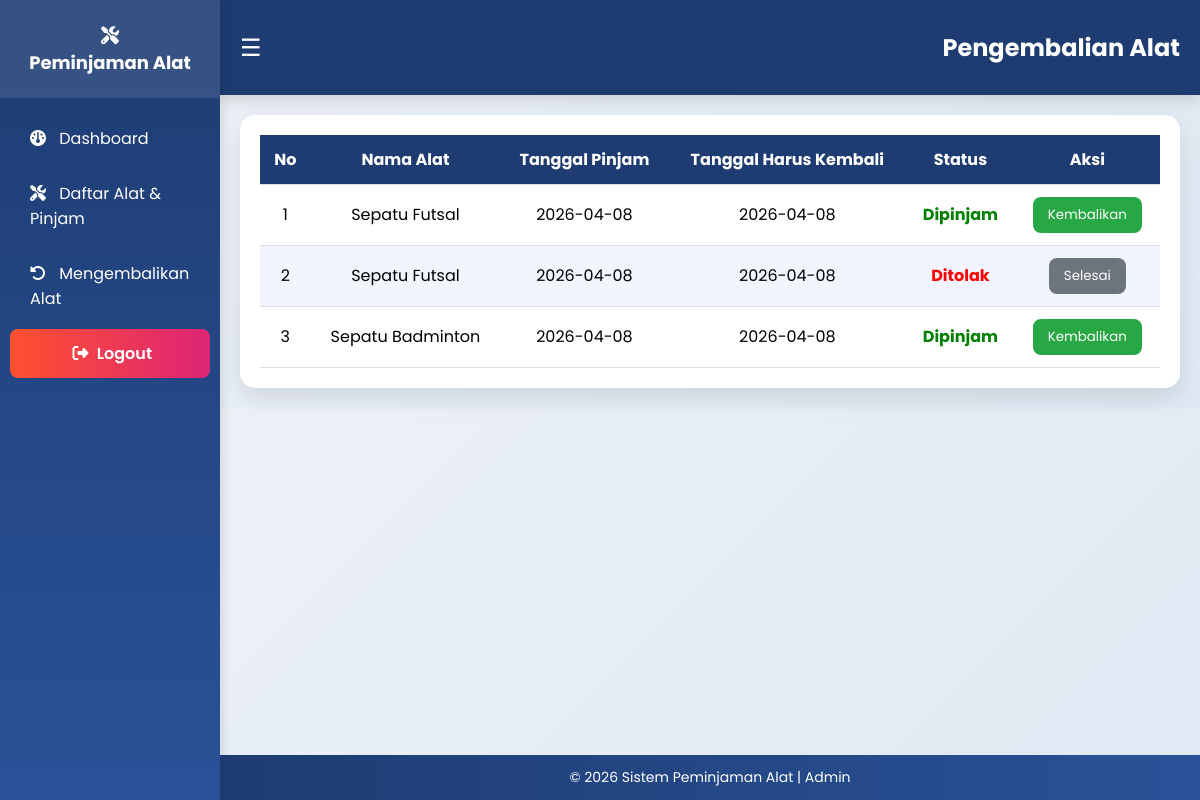
The app's page /views/peminjam/mengembalikan_alat.php (signed in), older data.
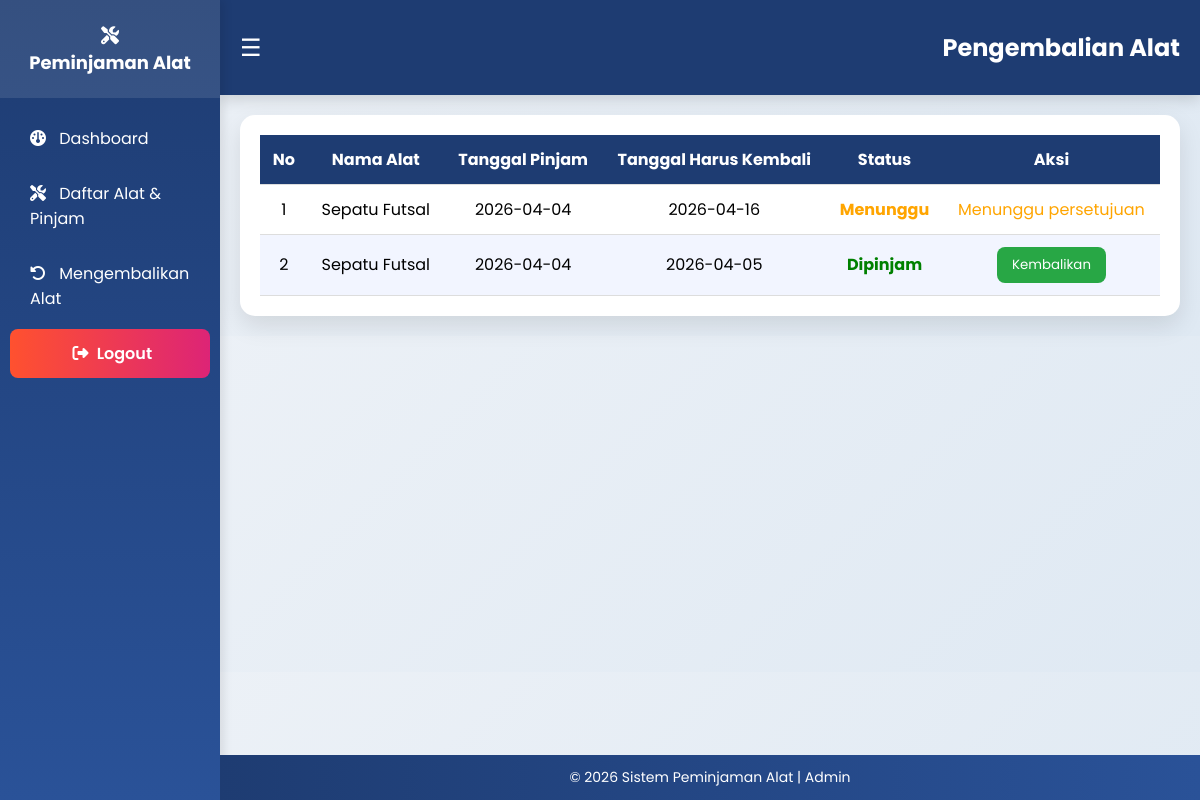
The same page, newer data.
### tables this page shows
CREATE TABLE `peminjaman` (
  `id_peminjaman` int NOT NULL,
  `id_user` int DEFAULT NULL,
  `id_alat` int DEFAULT NULL,
  `tgl_pinjam` date DEFAULT NULL,
  `tgl_kembali` date DEFAULT NULL,
  `tgl_persetujuan` date DEFAULT NULL,
  `status` enum('menunggu','disetujui','ditolak','dipinjam','dikembalikan','arsip') DEFAULT 'menunggu'
);

CREATE TABLE `alat` (
  `id_alat` int NOT NULL,
  `nama_alat` varchar(100) DEFAULT NULL,
  `id_kategori` int DEFAULT NULL,
  `stok` int DEFAULT NULL,
  `kondisi` enum('baik','rusak') DEFAULT NULL,
  `status` enum('tersedia','dipinjam','tidak tersedia') DEFAULT 'tersedia'
);

### models/m_koneksi.php (called while the page is built, shortened)
<?php
class m_koneksi{
    private $host = "localhost",
        $username = "root",
        $pass = "",
        $db = "ukk_1_muhamadfareski";
    function __construct() {
        $this->koneksi = mysqli_connect($this->host, $this->username, $this->pass, $this->db);
    }
}
?>

### controllers/c_pengembalian_user.php (called while the page is built, shortened)
<?php
include_once __DIR__ . '/../models/m_pengembalian_user.php';
class c_pengembalian_user {
    private $model;
    function __construct(){
        $this->model = new m_pengembalian_user();
    }
    public function index(){
        $id_user = $_SESSION['id_user'];
        return $this->model->get_peminjaman_user($id_user);
    }
}
?>

### models/m_pengembalian_user.php (called while the page is built, shortened)
<?php
include_once 'm_koneksi.php';
class m_pengembalian_user extends m_koneksi {
    public function get_peminjaman_user($id_user){
        $query = "
            SELECT
                p.id_peminjaman,
                p.id_user,
                p.id_alat,
                p.tgl_pinjam,
                p.tgl_kembali,
                p.tgl_persetujuan,
                p.status,
                a.nama_alat
            FROM peminjaman p
            JOIN alat a ON p.id_alat = a.id_alat
            WHERE p.id_user = '".mysqli_real_escape_string($this->koneksi, $id_user)."'
            AND p.status IN ('menunggu','dipinjam','ditolak')
        ";
        $result = mysqli_query($this->koneksi, $query);
        $data = [];
        while($row = mysqli_fetch_assoc($result)){
            $data[] = $row;
        }
        return $data;
    }
}
?>

### views/peminjam/mengembalikan_alat.php (the view, shortened to what this page needs)
<?php
include_once __DIR__ . '/../../controllers/c_pengembalian_user.php';
$controller = new c_pengembalian_user();
$data = $controller->index();
?>
<?php include __DIR__ . '/../layouts/header.php'; ?>
<?php include __DIR__ . '/../layouts/sidebar.php'; ?>
<div class="header">
    <span class="menu-btn" onclick="toggleMenu()">☰</span>
    <h2>Pengembalian Alat</h2>
</div>
<div class="container">
    <div class="table-wrapper">
        <table>
            <thead>
                <tr>
                    <th>No</th>
                    <th>Nama Alat</th>
                    <th>Tanggal Pinjam</th>
                    <th>Tanggal Harus Kembali</th>
                    <th>Status</th>
                    <th>Aksi</th>
                </tr>
            </thead>
            <tbody>
                <?php if(empty($data)): ?>
                    <tr>
                        <td colspan="6">Tidak ada data</td>
                    </tr>
                <?php else: ?>
                    <?php $no=1; foreach($data as $d): ?>
                    <tr>
                        <td><?= $no++ ?></td>
                        <td><?= $d['nama_alat'] ?></td>
                        <td><?= $d['tgl_pinjam'] ?></td>
                        <td><?= $d['tgl_kembali'] ?></td>
                        <td>
                            <?php
                            if($d['status'] == 'dipinjam'){
                                echo "<span style='color:green;font-weight:bold;'>Dipinjam</span>";
                            } elseif($d['status'] == 'menunggu'){
                                echo "<span style='color:orange;font-weight:bold;'>Menunggu</span>";
                            } elseif($d['status'] == 'ditolak'){
                                echo "<span style='color:red;font-weight:bold;'>Ditolak</span>";
                            }
                            ?>
                        </td>
                        <td>
                        <?php if($d['status'] == 'dipinjam'): ?>
                            <button type="button" onclick="openModal('<?= $d['id_peminjaman'] ?>')">
                                Kembalikan
                            </button>
                        <?php elseif($d['status'] == 'ditolak'): ?>
                            <form action="../../controllers/c_pengembalian_user.php?aksi=arsip" method="POST">
                                <button style="background:#6c757d;" onclick="return confirm('Hapus dari daftar?')">
                                    Selesai
                                </button>
                            </form>
                        <?php elseif($d['status'] == 'menunggu'): ?>
                            <span style="color:orange;">Menunggu persetujuan</span>
                        <?php endif; ?>
                        </td>
                    </tr>
                    <?php endforeach; ?>
                <?php endif; ?>
            </tbody>
        </table>
    </div>
</div>
<?php include __DIR__ . '/../layouts/footer.php'; ?>

### views/layouts/header.php (shortened to what this page needs)
<!DOCTYPE html>
<html lang="id">
<head>
<link rel="stylesheet" href="/../../assets/css/cards.css">
<link rel="stylesheet" href="https://cdnjs.cloudflare.com/ajax/libs/font-awesome/6.5.0/css/all.min.css">
</head>
<body>

### views/layouts/sidebar.php (shortened to what this page needs)
<?php
$base_url = "http://localhost/ukk_1_muhamadfareski/";
?>
<div class="sidebar active" id="sidebar">
<h3 style="text-align:center;">
    <i class="fa-solid fa-screwdriver-wrench"></i><br>
    Peminjaman Alat
</h3>
<ul>
    <?php if($_SESSION['role'] == "admin"): ?>
        <li><a href="<?= $base_url ?>views/admin/dashboard.php"><i class="fa-solid fa-gauge"></i> Dashboard</a></li>
        <li><a href="<?= $base_url ?>views/admin/user/data_user.php"><i class="fa-solid fa-users"></i> Data User</a></li>
        <li><a href="<?= $base_url ?>views/admin/alat/tampil_data_alat.php"><i class="fa-solid fa-screwdriver-wrench"></i> Data Alat</a></li>
        <li><a href="<?= $base_url ?>views/admin/kategori/tampil_data_kategori.php"><i class="fa-solid fa-folder"></i> Data Kategori</a></li>
        <li><a href="<?= $base_url ?>views/admin/peminjaman/data_peminjaman.php"><i class="fa-solid fa-clipboard-list"></i> Data Peminjam</a></li>
        <li><a href="<?= $base_url ?>views/admin/pengembalian/data_pengembalian.php"><i class="fa-solid fa-rotate-left"></i> Pengembalian</a></li>
        <li><a href="<?= $base_url ?>views/admin/aktivitas/log_aktivitas.php"><i class="fa-solid fa-clock-rotate-left"></i> Log Aktivitas</a></li>
    <?php elseif($_SESSION['role'] == "peminjam"): ?>
        <li><a href="../peminjam/dashboard_peminjam.php">
            <i class="fa-solid fa-gauge"></i> Dashboard
        </a></li>
        <li><a href="../peminjam/daftar_alat.php">
            <i class="fa-solid fa-screwdriver-wrench"></i> Daftar Alat & Pinjam
        </a></li>
        <li><a href="../peminjam/mengembalikan_alat.php">
            <i class="fa-solid fa-rotate-left"></i> Mengembalikan Alat
        </a></li>
    <?php endif; ?>
    <li><a href="<?= $base_url ?>/index.php" class="logout">
        <i class="fa fa-sign-out-alt"></i> Logout
    </a></li>
</ul>
</div>

### views/layouts/footer.php (shortened to what this page needs)
<div class="footer">
    © <?= date('Y') ?> Sistem Peminjaman Alat | Admin
</div>
</body>
</html>

### views/layouts/header.php (style rules this page uses)
* { box-sizing:border-box; font-family:'Poppins', sans-serif; }
body { margin:0; background:linear-gradient(135deg,#eef2f7,#dfe9f3); }
.header { background:linear-gradient(90deg,#1e3c72,#2a5298); color:white; padding:22px 25px; margin-left:220px; display:flex; align-items:center; justify-content:space-between; box-shadow:0 4px 15px rgba(0,0,0,.15); }
.menu-btn { font-size:24px; cursor:pointer; }
.sidebar { width:220px; height:100vh; background:linear-gradient(180deg,#1e3c72,#2a5298); position:fixed; top:0; left:0; color:white; transition:.3s; box-shadow:3px 0 10px rgba(0,0,0,.1); }
.sidebar h3 { text-align:center; padding:22px 10px; margin:0; font-size:18px; background:rgba(255,255,255,.1); }
.sidebar ul { list-style:none; padding:10px 0; margin:0; }
.sidebar ul li { margin:6px 0; }
.sidebar ul li a { display:block; padding:12px 20px; color:white; text-decoration:none; border-radius:8px; margin:0 10px; transition:.3s; }
.sidebar ul li a i { width:25px; }
.sidebar ul li a.logout { background:linear-gradient(90deg,#ff512f,#dd2476); text-align:center; font-weight:600; }
.table-wrapper { background:white; padding:20px; border-radius:14px; box-shadow:0 6px 18px rgba(0,0,0,0.08); overflow-x:auto; }
table { width:100%; border-collapse:collapse; }
th,td { padding:12px; text-align:center; }
th { background:#1e3c72; color:white; }
tr:nth-child(even) { background:#f2f5ff; }
.footer { margin-left:220px; background:linear-gradient(90deg,#1e3c72,#2a5298); color:white; text-align:center; padding:12px; position:fixed; bottom:0; width:calc(100% - 220px); font-size:14px; }
.card, .table-wrapper { animation:fadeIn .5s ease-in-out; }
.container { margin-left:220px; padding:25px; transition:.3s; }

### views/peminjam/mengembalikan_alat.php (style rules this page uses)
.header { display:flex; align-items:center; justify-content:space-between; background:#1e3c72; color:white; padding:10px 20px; }
.container { padding:20px; }
.table-wrapper { background:#fff; padding:20px; border-radius:15px; box-shadow:0 10px 25px rgba(0,0,0,0.1); }
table { width:100%; border-collapse:collapse; }
th, td { padding:12px; text-align:center; border-bottom:1px solid #ddd; }
th { background:#1e3c72; color:#fff; }
button { padding:8px 15px; border:none; border-radius:8px; background:#28a745; color:#fff; cursor:pointer; }

Row changes from the older to the newer data that the page shows:
removed peminjaman: id_alat.nama_alat "Sepatu Futsal", tgl_pinjam "2026-04-08", tgl_kembali "2026-04-08", status "Dipinjam"
removed peminjaman: id_alat.nama_alat "Sepatu Futsal", tgl_pinjam "2026-04-08", tgl_kembali "2026-04-08", status "Ditolak"
removed peminjaman: id_alat.nama_alat "Sepatu Badminton", tgl_pinjam "2026-04-08", tgl_kembali "2026-04-08", status "Dipinjam"
added peminjaman: id_alat.nama_alat "Sepatu Futsal", tgl_pinjam "2026-04-04", tgl_kembali "2026-04-16", status "Menunggu"
added peminjaman: id_alat.nama_alat "Sepatu Futsal", tgl_pinjam "2026-04-04", tgl_kembali "2026-04-05", status "Dipinjam"
